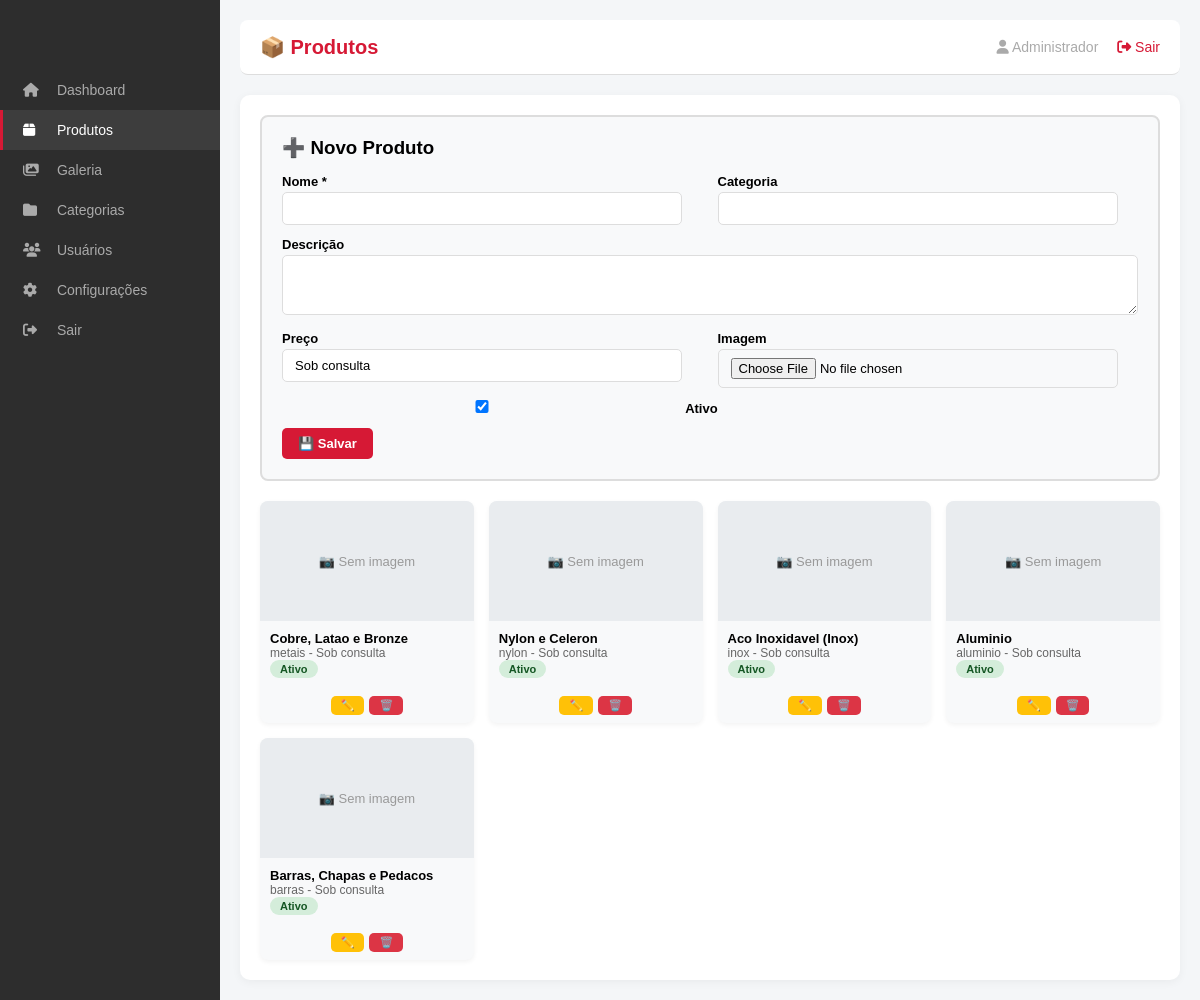
The page /painel_industrial/admin.php?modulo=produtos (signed in) on the database its author committed.
### tables this page shows
CREATE TABLE `produtos` (
  `id` int(11) NOT NULL AUTO_INCREMENT,
  `categoria` varchar(50) NOT NULL,
  `nome` varchar(100) NOT NULL,
  `descricao` text DEFAULT NULL,
  `icone` varchar(50) DEFAULT NULL,
  `imagem` varchar(255) DEFAULT NULL,
  `ativo` tinyint(1) DEFAULT 1,
  `created_at` timestamp NOT NULL DEFAULT current_timestamp(),
  `updated_at` timestamp NOT NULL DEFAULT current_timestamp() ON UPDATE current_timestamp(),
  `preco` varchar(50) DEFAULT 'Sob consulta',
  PRIMARY KEY (`id`)
);

### config/database.php (called while the page is built, shortened)
<?php
$host = "localhost";
$dbname = "u119221664_ferrobras_site";
$user = "u119221664_ferrobras_user";
$pass = "Ferrobras@2026";
try {
    $pdo = new PDO("mysql:host=$host;dbname=$dbname;charset=utf8", $user, $pass);
    $pdo->setAttribute(PDO::ATTR_ERRMODE, PDO::ERRMODE_EXCEPTION);
} catch(PDOException $e) {
    die("❌ Erro de conexão: " . $e->getMessage());
}
function fetchAll($sql) {
    global $pdo;
    $stmt = $pdo->query($sql);
    return $stmt->fetchAll(PDO::FETCH_ASSOC);
}
?>

### painel_industrial/admin.php (the view, shortened to what this page needs)
<?php
require_once __DIR__ . '/../config/database.php';
$modulo = $_GET['modulo'] ?? 'dashboard';
$editando = null;
?>
<!DOCTYPE html>
<html>
<head>
    <link rel="stylesheet" href="https://cdnjs.cloudflare.com/ajax/libs/font-awesome/6.4.0/css/all.min.css">
</head>
<body>
    <div class="sidebar">
        <a href="admin.php?modulo=dashboard" class="<?php echo $modulo === 'dashboard' ? 'active' : ''; ?>"><i class="fas fa-home"></i> Dashboard</a>
        <a href="admin.php?modulo=produtos" class="<?php echo $modulo === 'produtos' ? 'active' : ''; ?>"><i class="fas fa-box"></i> Produtos</a>
        <a href="admin.php?modulo=galeria" class="<?php echo $modulo === 'galeria' ? 'active' : ''; ?>"><i class="fas fa-images"></i> Galeria</a>
        <a href="admin.php?modulo=categorias" class="<?php echo $modulo === 'categorias' ? 'active' : ''; ?>"><i class="fas fa-folder"></i> Categorias</a>
        <a href="admin.php?modulo=usuarios" class="<?php echo $modulo === 'usuarios' ? 'active' : ''; ?>"><i class="fas fa-users"></i> Usuários</a>
        <a href="admin.php?modulo=configuracoes" class="<?php echo $modulo === 'configuracoes' ? 'active' : ''; ?>"><i class="fas fa-cog"></i> Configurações</a>
        <a href="logout.php"><i class="fas fa-sign-out-alt"></i> Sair</a>
    </div>
    <div class="main">
        <div class="header" style="background:white;color:#333;border-bottom:1px solid #ddd;margin-bottom:20px;border-radius:8px;">
            <h1 style="color:#d61935;font-size:20px;">
                <?php
                $titulos = [
                    'dashboard' => '📊 Dashboard',
                    'produtos' => '📦 Produtos',
                    'galeria' => '🖼️ Galeria',
                    'categorias' => '📂 Categorias',
                    'usuarios' => '👥 Usuários',
                    'configuracoes' => '⚙️ Configurações'
                ];
                echo $titulos[$modulo] ?? '📊 Dashboard';
                ?>
            </h1>
            <div class="user-info">
                <i class="fas fa-user"></i> <?php echo $_SESSION['admin_nome'] ?? $_SESSION['admin_email'] ?? 'Admin'; ?>
                <a href="logout.php"><i class="fas fa-sign-out-alt"></i> Sair</a>
            </div>
        </div>
        <div class="container">
            <?php if ($modulo === 'produtos'):
                $produtos = fetchAll("SELECT * FROM produtos ORDER BY id DESC");
            ?>
                <div class="form-card">
                    <h3><?php echo $editando ? '✏️ Editando' : '➕ Novo Produto'; ?></h3>
                    <form method="POST" enctype="multipart/form-data">
                        <div class="form-row">
                            <div class="form-group"><label>Nome *</label><input type="text" name="nome" value="<?php echo $editando ? htmlspecialchars($editando['nome']) : ''; ?>" required></div>
                            <div class="form-group"><label>Categoria</label><input type="text" name="categoria" value="<?php echo $editando ? htmlspecialchars($editando['categoria']) : ''; ?>"></div>
                        </div>
                        <div class="form-group"><label>Descrição</label><textarea name="descricao"><?php echo $editando ? htmlspecialchars($editando['descricao']) : ''; ?></textarea></div>
                        <div class="form-row">
                            <div class="form-group"><label>Preço</label><input type="text" name="preco" value="<?php echo $editando ? htmlspecialchars($editando['preco']) : 'Sob consulta'; ?>"></div>
                            <div class="form-group"><label>Imagem</label><input type="file" name="imagem" accept="image/*"></div>
                        </div>
                        <div class="form-group"><label><input type="checkbox" name="ativo" value="1" <?php echo (!$editando || $editando['ativo']) ? 'checked' : ''; ?>> Ativo</label></div>
                        <button type="submit" name="salvar_produto" class="btn btn-primary">💾 Salvar</button>
                    </form>
                </div>
                <div class="grid-produtos">
                    <?php if (count($produtos) > 0): ?>
                        <?php foreach ($produtos as $p): ?>
                            <div class="card-item">
                                <?php if (!empty($p['imagem']) && file_exists('../imagens/produtos/' . $p['imagem'])): ?>
                                    <img src="../imagens/produtos/<?php echo $p['imagem']; ?>" alt="<?php echo htmlspecialchars($p['nome']); ?>">
                                <?php else: ?>
                                    <div class="sem-imagem">📷 Sem imagem</div>
                                <?php endif; ?>
                                <div class="info">
                                    <div class="nome"><?php echo htmlspecialchars($p['nome']); ?></div>
                                    <div style="font-size:12px;color:#666;"><?php echo htmlspecialchars($p['categoria']); ?> - <?php echo $p['preco']; ?></div>
                                    <span class="badge <?php echo $p['ativo'] ? 'badge-success' : 'badge-danger'; ?>"><?php echo $p['ativo'] ? 'Ativo' : 'Inativo'; ?></span>
                                </div>
                                <div class="acoes">
                                    <a href="admin.php?modulo=produtos&edit=<?php echo $p['id']; ?>" class="btn btn-warning" style="font-size:11px;padding:3px 10px;">✏️</a>
                                    <a href="admin.php?modulo=produtos&delete=<?php echo $p['id']; ?>" class="btn btn-danger" style="font-size:11px;padding:3px 10px;" onclick="return confirm('Excluir?')">🗑️</a>
                                </div>
                            </div>
                        <?php endforeach; ?>
                    <?php else: ?>
                        <p style="text-align:center;color:#999;padding:20px;grid-column:1/-1;">Nenhum produto cadastrado</p>
                    <?php endif; ?>
                </div>
            <?php endif; ?>
        </div>
    </div>
</body>
</html>

### painel_industrial/admin.php (style rules this page uses)
* { margin:0; padding:0; box-sizing:border-box; }
body { font-family: Arial, sans-serif; background: #f4f6f8; }
.header { background: #1a1a1a; color: white; padding: 15px 20px; display: flex; justify-content: space-between; align-items: center; flex-wrap: wrap; }
.header h1 { color: #d61935; font-size: 22px; }
.header .user-info { color: #aaa; font-size: 14px; }
.header .user-info a { color: #d61935; text-decoration: none; margin-left: 15px; }
.sidebar { background: #2d2d2d; width: 220px; position: fixed; top: 0; left: 0; height: 100%; padding-top: 70px; overflow-y: auto; }
.sidebar a { display: block; padding: 12px 20px; color: #aaa; text-decoration: none; font-size: 14px; border-left: 3px solid transparent; transition: 0.3s; }
.sidebar a:hover, .sidebar a.active { background: #3d3d3d; color: white; border-left-color: #d61935; }
.sidebar a i { width: 20px; margin-right: 10px; }
.main { margin-left: 220px; padding: 20px; }
.container { background: white; padding: 20px; border-radius: 10px; box-shadow: 0 2px 10px rgba(0,0,0,0.05); }
.btn { display: inline-block; padding: 8px 16px; border-radius: 5px; text-decoration: none; font-weight: bold; border: none; cursor: pointer; font-size: 13px; }
.btn-primary { background: #d61935; color: white; }
.btn-danger { background: #dc3545; color: white; }
.btn-warning { background: #ffc107; color: #333; }
.badge { display: inline-block; padding: 3px 10px; border-radius: 20px; font-size: 11px; font-weight: 600; }
.badge-success { background: #d4edda; color: #155724; }
.form-group { margin-bottom: 12px; }
.form-group label { display: block; font-weight: bold; margin-bottom: 3px; font-size: 13px; }
.form-group input, .form-group textarea, .form-group select { width: 100%; max-width: 400px; padding: 8px 12px; border: 1px solid #ddd; border-radius: 5px; font-size: 13px; }
.form-group textarea { max-width: 100%; height: 60px; }
.form-row { display: grid; grid-template-columns: 1fr 1fr; gap: 15px; }
.form-card { background: #f8f9fa; padding: 20px; border-radius: 8px; margin-bottom: 20px; border: 2px solid #ddd; }
.form-card h3 { margin-bottom: 15px; }
.grid-produtos { display: grid; grid-template-columns: repeat(auto-fill, minmax(200px, 1fr)); gap: 15px; }
.card-item { background: #f8f9fa; border-radius: 8px; overflow: hidden; box-shadow: 0 2px 5px rgba(0,0,0,0.05); }
.card-item .info { padding: 10px; font-size: 13px; }
.card-item .info .nome { font-weight: bold; }
.card-item .acoes { padding: 8px 10px; display: flex; gap: 5px; justify-content: center; flex-wrap: wrap; }
.sem-imagem { width: 100%; height: 120px; background: #e9ecef; display: flex; align-items: center; justify-content: center; color: #999; font-size: 13px; }

### rows shown on the page
produtos: shows "📷 Sem imagem", nome "Cobre, Latao e Bronze", categoria "metais", preco "Sob consulta", ativo "Ativo"
produtos: shows "📷 Sem imagem", nome "Nylon e Celeron", categoria "nylon", preco "Sob consulta", ativo "Ativo"
produtos: shows "📷 Sem imagem", nome "Aco Inoxidavel (Inox)", categoria "inox", preco "Sob consulta", ativo "Ativo"
produtos: shows "📷 Sem imagem", nome "Aluminio", categoria "aluminio", preco "Sob consulta", ativo "Ativo"
produtos: shows "📷 Sem imagem", nome "Barras, Chapas e Pedacos", categoria "barras", preco "Sob consulta", ativo "Ativo"

### other values the page prints
$titulos[$modulo] "📦 Produtos"
$_SESSION['admin_nome'] "Administrador"
